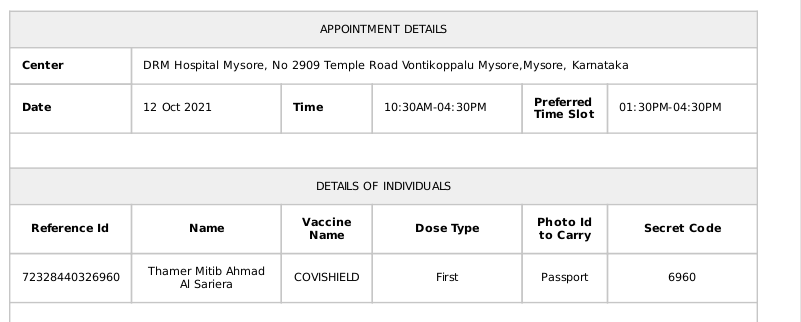
#> input picture thamer.png, 801 x 322 px
$ jupyter execute --allow-errors Untitled.ipynb
#> lines starting #> are read from the running program, lines starting #| are printed output that depends on the picture; after the words box and inside, x2 and y2 are one past the last pixel; in counts of white or black regions, pixels touching at a corner belong together
[cell 1]
import cv2
import numpy as np

img1 = cv2.imread('thamer.png',0)
#> img1 is the input picture: shape (322, 801); min 0, max 255, mean 243.5

#> (the rest of this cell did not finish here and is left out)

[cell 2]
import cv2
import numpy as np

img1 = cv2.imread('thamer.png',0)

ret, otsu = cv2.threshold(img1, 120, 255, cv2.THRESH_OTSU)
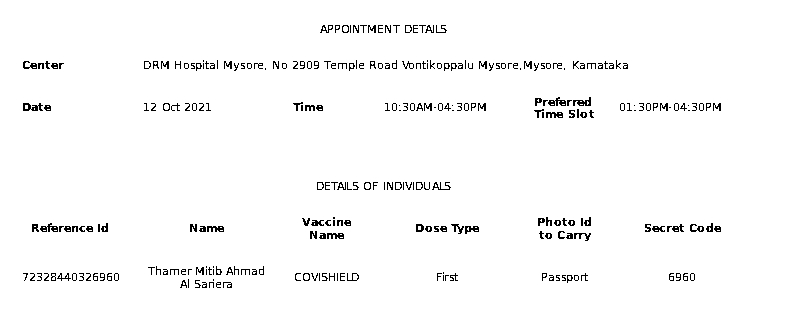
#> otsu: shape (322, 801); 97.6% white; black in thin lines or dots, all inside (x1, y1, x2, y2) = (23, 25, 721, 288)
#> ret = 147

kernel = np.ones((1,2), np.uint8)


img_dilation = cv2.erode(otsu, kernel, iterations=5)
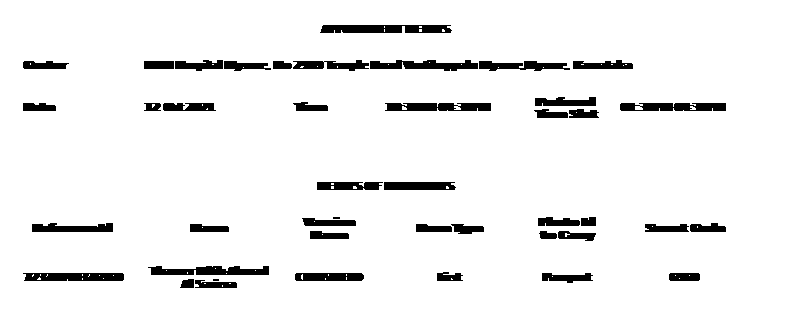
#> img_dilation: shape (322, 801); 94% white; 43 black regions (2 under 20 px), largest, box (x1, y1, x2, y2) and area: (320, 25, 452, 33) 972, (148, 266, 269, 275) 833, (370, 60, 478, 71) 771

imagem = cv2.bitwise_not(img_dilation)

cv2.imshow('Dilated_image',img_dilation)

cv2.waitKey()
